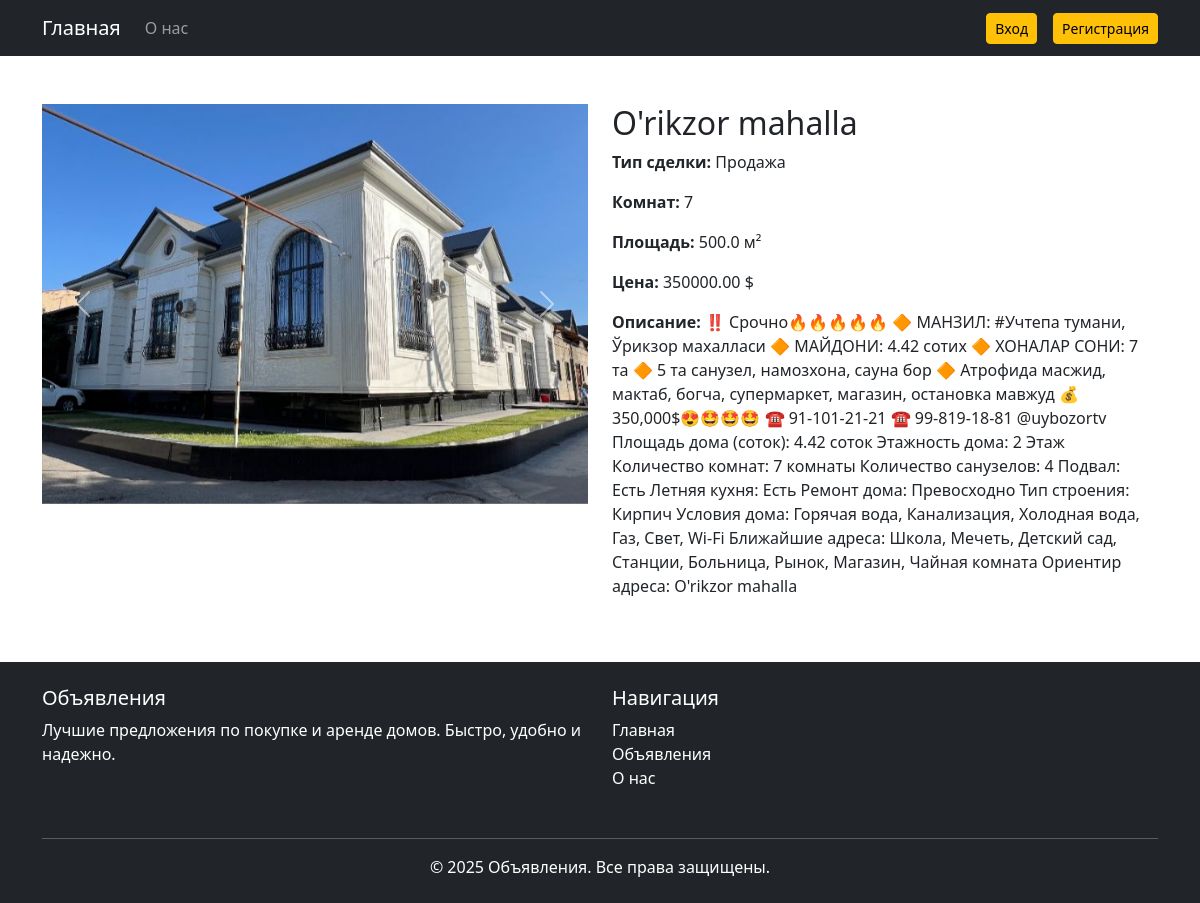
The page /property/3/ on the database its author committed.
### exam/models.py (models this page shows, shortened)
class Property(models.Model):
    DEAL_CHOICES = (
        ('sale', 'Продажа'),
        ('rent', 'Аренда'),
    )
    user = models.ForeignKey(User, on_delete=models.CASCADE,verbose_name='Пользователь', related_name='properties')
    title = models.CharField(max_length=255, verbose_name='Название', help_text='Введите название объекта недвижимости')
    description = models.TextField(verbose_name='Описание', help_text='Опишите объект недвижимости')
    deal_type = models.CharField(max_length=10, choices=DEAL_CHOICES, verbose_name='Тип сделки', help_text='Выберите тип сделки (Продажа или Аренда)')
    price = models.DecimalField(max_digits=10, decimal_places=2, verbose_name='Цена ($)', help_text='Укажите цену в долларах США')
    rooms = models.IntegerField(choices=[(i, f"{i} комн.") for i in range(1, 10)], verbose_name='Количество комнат',)
    area = models.FloatField(verbose_name='Площадь (м²)', help_text='Укажите площадь в квадратных метрах')
    address = models.CharField(max_length=255, verbose_name='Адрес', help_text='Введите полный адрес объекта недвижимости')
    image1 = models.ImageField(upload_to='properties/', null=True, blank=True, verbose_name='Изображение 1', help_text='Загрузите главное изображение объекта недвижимости')
    image2 = models.ImageField(upload_to='properties/', null=True, blank=True, verbose_name='Изображение 2', help_text='Загрузите дополнительное изображение объекта недвижимости')
    image3 = models.ImageField(upload_to='properties/', null=True, blank=True, verbose_name='Изображение 3', help_text='Загрузите еще одно дополнительное изображение объекта недвижимости')
    created_at = models.DateTimeField(auto_now_add=True, verbose_name='Дата создания', help_text='Дата и время создания объявления')
    class Meta:
        verbose_name = 'Объявление'
        verbose_name_plural = 'Объявления'
        ordering = ['-created_at']

### exam/views.py (the view)
# urls.py: path('property/<int:pk>/', views.property_detail, name='property_detail'),
def property_detail(request, pk):
    property = get_object_or_404(Property, pk=pk)
    return render(request, 'property/property_detail.html', {'property': property})

### templates/property/property_detail.html (shortened to what this page needs)
{% extends 'base.html' %}
{% block content %}
<div class="container mt-5">
<div class="row">
    <div class="col-md-6">
        <div id="propertyCarousel" class="carousel slide" data-bs-ride="carousel">
            <div class="carousel-inner">
                {% if property.image1 %}
                <div class="carousel-item active">
                    <img src="{{ property.image1.url }}" class="d-block w-100 img-cover"style="width: 500px; height: 400px; object-fit: cover;"  alt="Фото 1" >
                </div>
                {% endif %}
            </div>
            <button class="carousel-control-prev" type="button" data-bs-target="#propertyCarousel" data-bs-slide="prev">
                <span class="carousel-control-prev-icon"></span>
            </button>
            <button class="carousel-control-next" type="button" data-bs-target="#propertyCarousel" data-bs-slide="next">
                <span class="carousel-control-next-icon"></span>
            </button>
        </div>
    </div>
    <div class="col-md-6">
        <h2>{{ property.address }}</h2>
        <p><strong>Тип сделки:</strong> {{ property.get_deal_type_display }}</p>
        <p><strong>Комнат:</strong> {{ property.rooms }}</p>
        <p><strong>Площадь:</strong> {{ property.area }} м²</p>
        <p><strong>Цена:</strong> {{ property.price }} $</p>
        <p><strong>Описание:</strong> {{ property.description }}</p>
    </div>
</div>
</div>
{% endblock %}

### rows shown on the page
Property: image1 (picture), address "O'rikzor mahalla", deal_type "Продажа", rooms "7", area "500.0", price "350000.00", description "‼️ Срочно🔥🔥🔥🔥🔥 🔶 МАНЗИЛ: #Учтепа тумани, Ўрикзор махалласи 🔶 МАЙДОНИ: 4.42 сотих 🔶 ХОНАЛАР СОНИ: 7 та 🔶 5 та санузел, намозхона, сауна бор 🔶 Атрофида масжид, мактаб, богча, супермаркет, магазин, остановка мавжуд 💰 350,000$😍🤩🤩🤩 ☎️ 91-101-21-21 ☎️ 99-819-18-81 @uybozortv Площадь дома (соток): 4.42 соток Этажность дома: 2 Этаж Количество комнат: 7 комнаты Количество санузелов: 4 Подвал: Есть Летняя кухня: Есть Ремонт дома: Превосходно Тип строения: Кирпич Условия дома: Горячая вода, Канализация, Холодная вода, Газ, Свет, Wi-Fi Ближайшие адреса: Школа, Мечеть, Детский сад, Станции, Больница, Рынок, Магазин, Чайная комната Ориентир адреса: O'rikzor mahalla"
